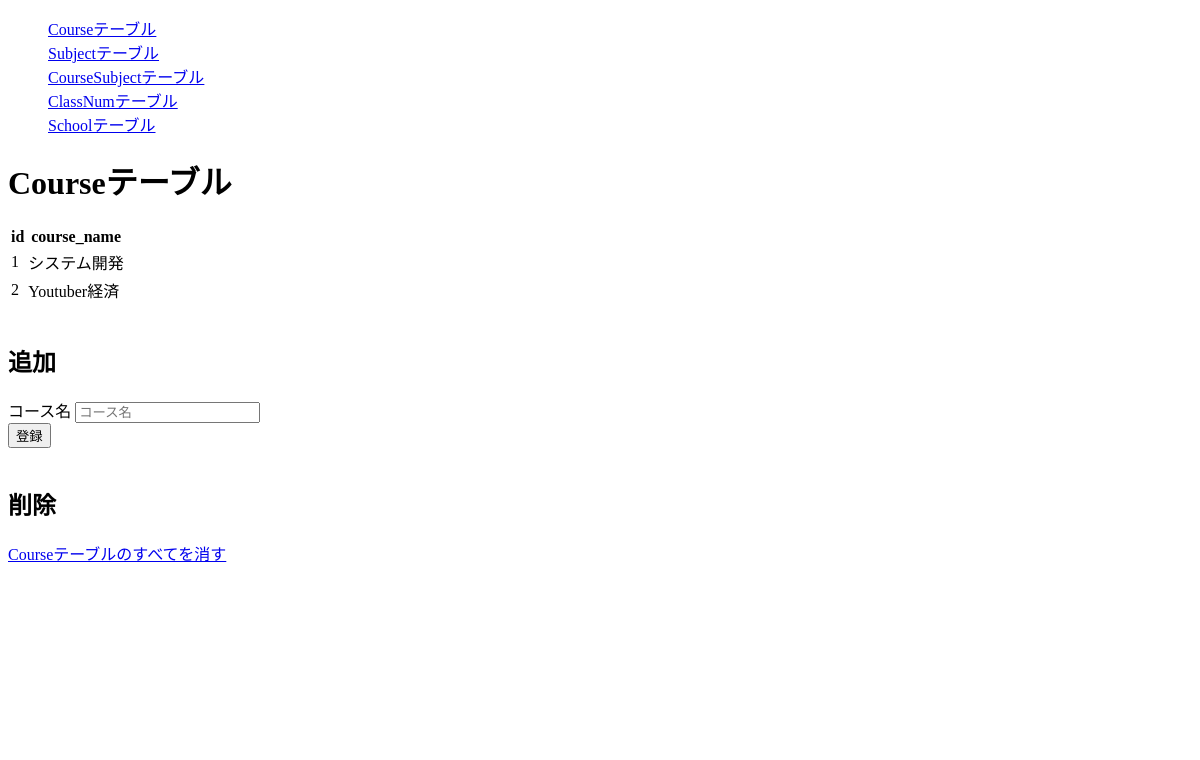
/admin/course, run on the app's committed database.
### auth/models.py (models this page shows)
class Course(db.Model):
    __tablename__ = "course"
    course_id = db.Column(db.Integer, autoincrement=True, primary_key=True)
    course_name = db.Column(db.String)

### admin/views.py (the view, shortened to what this page needs)
@admin.route("/course", methods=["GET", "POST"])
def course():
    course_form = CourseForm()
    course_list = db.session.query(Course).all()
    return render_template("admin/course.html", course_form=course_form, course_list=course_list)

### admin/forms.py
class CourseForm(FlaskForm):
    course_name = StringField(
        "コース名",
        validators=[
            Length(1, 30, "30文字以内で入力してください。"),
        ],
    )
    submit = SubmitField("登録")

### admin/templates/admin/course.html (shortened to what this page needs)
{% extends "admin/base.html" %}
{% block content %}
<div>
    <h1>Courseテーブル</h1>
    <table>
        <tr><th>id</th><th>course_name</th></tr>
    {% for c in course_list %}
    <tr><td>{{ c.course_id }}</td><td>{{ c.course_name }}</td></tr>
    {% endfor %}
    </table>
    <br>
    <h2>追加</h2>
    <form method="post" action="{{ url_for('admin.course')}}"
        class="form-signin">
        {{ course_form.course_name.label }}
        {{ course_form.course_name(placeholder="コース名") }}
        <br>
        {{ course_form.submit }}
    </form>
    <br>
    <h2>削除</h2>
    <a href="{{url_for('admin.course_delete')}}">Courseテーブルのすべてを消す</a>
</div>
{% endblock %}

### data on the page
Course: course_id "1", course_name "システム開発"
Course: course_id "2", course_name "Youtuber経済"

### other printed values
{{ course_form.course_name.label }} "コース名"
